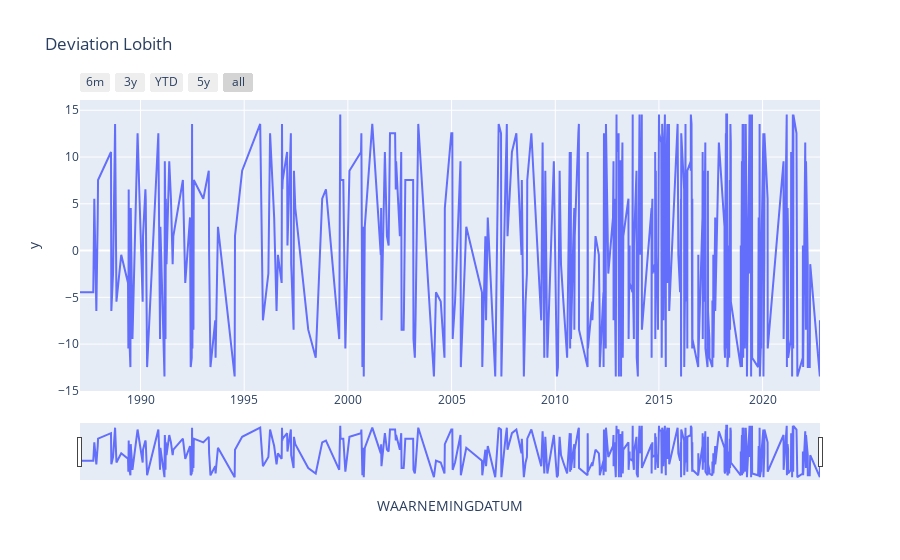

Write notebook code for a chart like this one.
### Code cell
#Deviation per day Lobith
deviation_day_Lobith = []

for p in (dataLobith['NUMERIEKEWAARDE']):
    deviation_day_Lobith.append((p - mean_all_data_Lobith))


fig = px.line(dataLobith, title = 'Deviation Lobith', x = 'WAARNEMINGDATUM', y = deviation_day_Lobith)
fig.update_xaxes(
    rangeslider_visible=True,
    rangeselector=dict(
        buttons=list([
            dict(count=6, label="6m", step="month", stepmode="backward"), #de legenda moet nog even gefixt worden. geen idee nog hoe
            dict(count=3, label="3y", step="year", stepmode="backward"),
            dict(count=1, label="YTD", step="year", stepmode="todate"),
            dict(count=5, label="5y", step="year", stepmode="backward"),
            dict(step="all")
        ])
    )
)
fig.show()

### Figure 1 — Plotly figure (JSON) as saved in the notebook; plotly's stock layout.template omitted (floating-point values rounded to 4 significant figures; data arrays with more than 128 entries replaced by an {"elided": "..."} marker saying what was removed)
{"data": [{"hovertemplate": "WAARNEMINGDATUM=%{x}<br>y=%{y}<extra></extra>", "legendgroup": "", "line": {"color": "#636efa", "dash": "solid"}, "marker": {"symbol": "circle"}, "mode": "lines", "name": "", "orientation": "v", "showlegend": false, "type": "scatter", "x": {"elided": "590 str values"}, "xaxis": "x", "y": {"elided": "590 float values"}, "yaxis": "y"}], "layout": {"legend": {"tracegroupgap": 0}, "title": {"text": "Deviation Lobith"}, "xaxis": {"anchor": "y", "domain": [0, 1], "rangeselector": {"buttons": [{"count": 6, "label": "6m", "step": "month", "stepmode": "backward"}, {"count": 3, "label": "3y", "step": "year", "stepmode": "backward"}, {"count": 1, "label": "YTD", "step": "year", "stepmode": "todate"}, {"count": 5, "label": "5y", "step": "year", "stepmode": "backward"}, {"step": "all"}]}, "rangeslider": {"visible": true}, "title": {"text": "WAARNEMINGDATUM"}}, "yaxis": {"anchor": "x", "domain": [0, 1], "title": {"text": "y"}}}}
